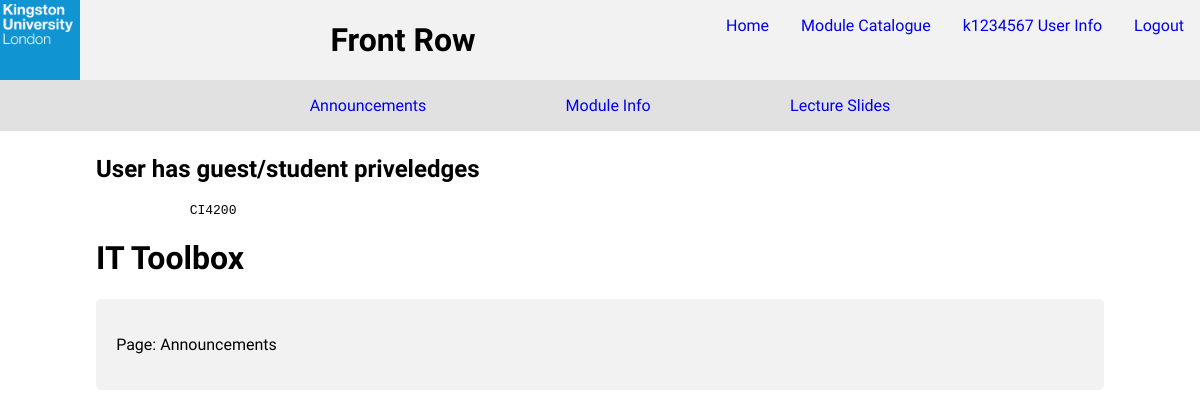
The page /module.php?moduleID=CI4200 (signed in) on the database its author committed.
### tables this page shows
CREATE TABLE `modulePage` (
  `pageID` int(7) NOT NULL,
  `moduleID` varchar(8) NOT NULL,
  `pageName` text NOT NULL
);

CREATE TABLE `module` (
  `moduleID` varchar(8) NOT NULL,
  `moduleName` text NOT NULL,
  `moduleDescription` text NOT NULL
);

### module.php (the view, shortened to what this page needs)
<?php
require_once '_includes/pdoConnect.php';
if(isset($_GET['moduleID'])) {
    $sql = 'SELECT COUNT(*) FROM module WHERE moduleID = :moduleID';
    $stmt = $db->prepare($sql);
    $stmt->bindParam(':moduleID', $_GET['moduleID']);
    $stmt->execute();
    if ($stmt->fetchColumn() == 0) {
        header('Location: home.php');
    } else {
        $sql = 'SELECT moduleName FROM module WHERE moduleID = :moduleID';
        $stmt = $db->prepare($sql);
        $stmt->bindParam(':moduleID', $_GET['moduleID']);
        $stmt->execute();
        $moduleName = $stmt->fetch(PDO::FETCH_ASSOC);
        $sql = 'SELECT pageName FROM modulePage WHERE moduleID = :moduleID';
        $stmt = $db->prepare($sql);
        $stmt->bindParam(':moduleID', $_GET['moduleID']);
        $stmt->execute();
        $rows = $stmt->fetchAll();
        $sql = 'SELECT permission FROM userModule WHERE kNumber = :kNumber AND moduleID = :moduleID';
        $stmt = $db->prepare($sql);
        $stmt->bindParam(':moduleID', $_GET['moduleID']);
        $stmt->bindParam(':kNumber', $_SESSION['username']);
        $stmt->execute();
        if($stmt->fetchColumn() == 1){
            $priv = true;
        } else {
            $priv = false;
        }
    }
} else {
    header('Location: home.php');
}
?>
<!DOCTYPE html>
<html lang="en">
    <head>
        <link rel="stylesheet" href="_css/main.css">
    </head>
    <body>
        <header>
            <img src="_img/kulogo.png" alt="Kingston University">
            <h1>Front Row</h1>
            <nav>
                <a href="home.php">Home</a>
                <a href="moduleCatalogue.php">Module Catalogue</a>
                <a href="#"><?= htmlentities($_SESSION['username']); ?> User Info</a>
                <a href="logout.php">Logout</a>
            </nav>
        </header>
        <nav>
            <?php
            foreach ($rows as $r) {
                    echo '<a href="#'. $r['pageName'] .'">'. $r['pageName'] .'</a>';
            }
            ?>
        </nav>
        <main>
            <?php
                if($priv){
                    echo '<h2>User has lecturer/edit priveledges</h2>';
                    $max = 50 * 1024 * 1024;
                    $message = '';
                    if (isset($_POST['upload'])) {
                        $destination = '_uploads/';
                        if ($_FILES['filename']['error'] == 0) {
                            $result = move_uploaded_file($_FILES['filename']['tmp_name'], $destination . $_FILES['filename']['name']);
                            if ($result) {
                                $message = $_FILES['filename']['name'] . ' was uploaded successfully.';
                            } else {
                                $message = 'Sorry, there was a problem uploading ' .$_FILES['filename']['name'];
                            }
                        } else {
                            switch ($_FILES['filename']['error']) {
                                case 2:
                                    $message = $_FILES['filename']['name'] . ' is too big to upload.';
                                    break;
                                case 4:
                                    $message = 'No file selected.';
                                    break;
                                default:
                                    $message = 'Sorry, there was a problem uploading ' .$_FILES['filename']['name'];
                                    break;
                            }
                        }
                    }
            ?>
            <h1>Uploading Files</h1>
            <?php
            if ($message) {
                echo "<p>$message</p>";
            }
            ?>
            <form action="" method="post" enctype="multipart/form-data">
                <p>
                    <input type="hidden" name="MAX_FILE_SIZE" value="<?php echo $max;?>">
                    <label for="filename">Select File:</label>
                    <input type="file" name="filename" id="filename">
                </p>
                <p>
                    <input type="submit" name="upload" value="Upload File">
                </p>
            </form>
            <?php
                } else {
                    echo '<h2>User has guest/student priveledges</h2>';
                }
            ?>
            <pre>
            <?php
                echo $_GET['moduleID'];
            ?>
            </pre>
            <h1>
                <?=$moduleName['moduleName']?>
            </h1>
            <?php
            foreach ($rows as $r) {
                    echo '<article id="'. $r['pageName'] .'"><p>Page: '. $r['pageName'] .'</p></article>';
                }
            ?>
        </main>
    </body>
</html>

### _css/main.css (style rules this page uses)
* { box-sizing:border-box; }
html, body { height: 100%; width: 100%; margin: 0; font-family: 'Abel', Helvetica, sans-serif; }
header { display: flex; height: 10%; background: #f2f2f2; justify-content: space-between; align-items: center; }
header img { height: 100%; margin-right: 1em; }
header nav { display: flex; justify-content: flex-end; align-self: flex-start; }
header nav a, body > nav a { padding: 1em; text-decoration: none; }
body > nav { background: #e1e1e1; padding-left: 20%; padding-right: 20%; display: flex; justify-content: space-around; align-self: flex-start; }
article { border-radius: 5px; background: #f2f2f2; padding: 2%; margin-top: 2%; }
main { margin: 2% 8%; }
a { text-decoration: none; }

### rows shown on the page
modulepage: pageName "Announcements"
modulepage: pageName "Module Info"
modulepage: pageName "Lecture Slides"
module: moduleName "IT Toolbox"

### other values the page prints
$_SESSION['username'] "k1234567"
$_GET['moduleID'] "CI4200"
